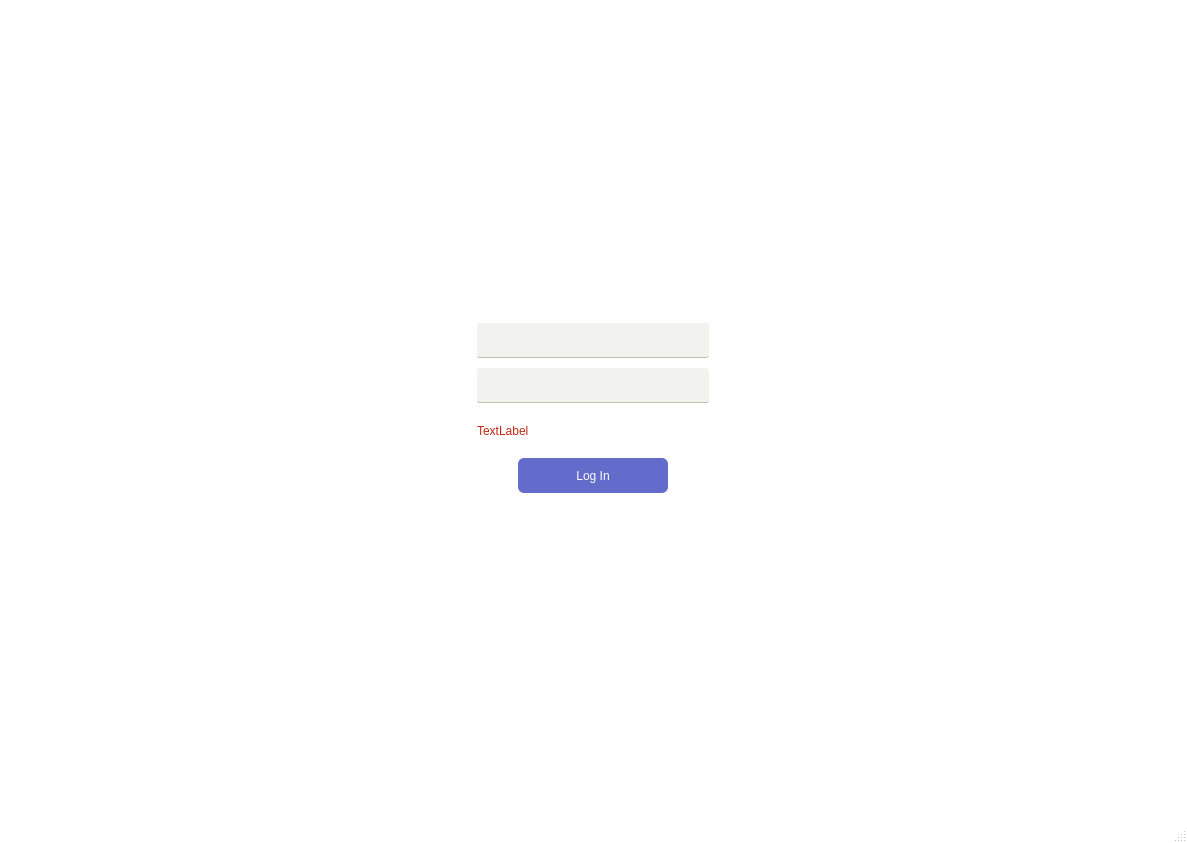
<?xml version="1.0" encoding="UTF-8"?>
<ui version="4.0">
 <class>MainWindow</class>
 <widget class="QMainWindow" name="MainWindow">
  <property name="geometry">
   <rect>
    <x>0</x>
    <y>0</y>
    <width>1187</width>
    <height>843</height>
   </rect>
  </property>
  <property name="windowTitle">
   <string>MainWindow</string>
  </property>
  <property name="styleSheet">
   <string notr="true">QMainWindow{
	background: white;
}</string>
  </property>
  <widget class="QWidget" name="centralwidget">
   <property name="styleSheet">
    <string notr="true">QWidget{
	background: white;
}</string>
   </property>
   <layout class="QVBoxLayout" name="verticalLayout">
    <item>
     <widget class="QStackedWidget" name="stackedWidget">
      <property name="minimumSize">
       <size>
        <width>250</width>
        <height>200</height>
       </size>
      </property>
      <property name="styleSheet">
       <string notr="true"/>
      </property>
      <property name="currentIndex">
       <number>0</number>
      </property>
      <widget class="QWidget" name="login_page">
       <layout class="QVBoxLayout" name="verticalLayout_2">
        <item alignment="Qt::AlignHCenter|Qt::AlignVCenter">
         <widget class="QWidget" name="widget" native="true">
          <property name="minimumSize">
           <size>
            <width>250</width>
            <height>200</height>
           </size>
          </property>
          <layout class="QVBoxLayout" name="verticalLayout_3">
           <item>
            <widget class="QLineEdit" name="login_line">
             <property name="maximumSize">
              <size>
               <width>250</width>
               <height>35</height>
              </size>
             </property>
             <property name="styleSheet">
              <string notr="true">QLineEdit{
	font: 10pt &quot;MS Shell Dlg 2&quot;;
	color: rgba(60, 70, 190, 0.8);
	outline: none;
	border: none;
	border-bottom: 1px solid rgb(192,192,168);
	background-color:  rgba(192,192,168,0.2);
	padding-bottom: 3;
	border-radius: 2
}
</string>
             </property>
             <property name="text">
              <string/>
             </property>
            </widget>
           </item>
           <item>
            <widget class="QLineEdit" name="password_line">
             <property name="maximumSize">
              <size>
               <width>250</width>
               <height>35</height>
              </size>
             </property>
             <property name="styleSheet">
              <string notr="true">QLineEdit{
	font: 10pt &quot;MS Shell Dlg 2&quot;;
	color: rgba(60, 70, 190, 0.8);
	outline: none;
	border: none;
	border-bottom: 1px solid rgb(192,192,168);
	background-color:  rgba(192,192,168,0.2);
	padding-bottom: 3;
	border-radius: 2
}
</string>
             </property>
             <property name="text">
              <string/>
             </property>
            </widget>
           </item>
           <item>
            <widget class="QLabel" name="message_label">
             <property name="maximumSize">
              <size>
               <width>250</width>
               <height>35</height>
              </size>
             </property>
             <property name="styleSheet">
              <string notr="true">QLabel{font: 10pt &quot;Rockwell&quot;;
	color: rgb(190,40,21)
}</string>
             </property>
             <property name="text">
              <string>TextLabel</string>
             </property>
            </widget>
           </item>
           <item alignment="Qt::AlignHCenter">
            <widget class="QPushButton" name="LogInButton">
             <property name="minimumSize">
              <size>
               <width>150</width>
               <height>35</height>
              </size>
             </property>
             <property name="maximumSize">
              <size>
               <width>200</width>
               <height>16777215</height>
              </size>
             </property>
             <property name="styleSheet">
              <string notr="true">QPushButton{
	font: 10pt &quot;Rockwell&quot;;
	color: #fff;
	border: none;
	border-radius: 6;
	background: rgba(60, 70, 190, 0.8);
	cursor: pointer;
}
QPushButton:hover{
	oppacity: 0.7;
}</string>
             </property>
             <property name="text">
              <string>Log In</string>
             </property>
            </widget>
           </item>
          </layout>
         </widget>
        </item>
       </layout>
      </widget>
      <widget class="QWidget" name="home_page">
       <layout class="QHBoxLayout" name="horizontalLayout">
        <item alignment="Qt::AlignHCenter|Qt::AlignVCenter">
         <widget class="QLabel" name="label">
          <property name="minimumSize">
           <size>
            <width>200</width>
            <height>200</height>
           </size>
          </property>
          <property name="maximumSize">
           <size>
            <width>200</width>
            <height>200</height>
           </size>
          </property>
          <property name="text">
           <string/>
          </property>
          <property name="pixmap">
           <pixmap>../../Downloads/spongebob (1).png</pixmap>
          </property>
         </widget>
        </item>
       </layout>
      </widget>
     </widget>
    </item>
   </layout>
  </widget>
  <widget class="QMenuBar" name="menubar">
   <property name="geometry">
    <rect>
     <x>0</x>
     <y>0</y>
     <width>1187</width>
     <height>29</height>
    </rect>
   </property>
  </widget>
  <widget class="QStatusBar" name="statusbar"/>
 </widget>
 <resources/>
 <connections/>
</ui>
